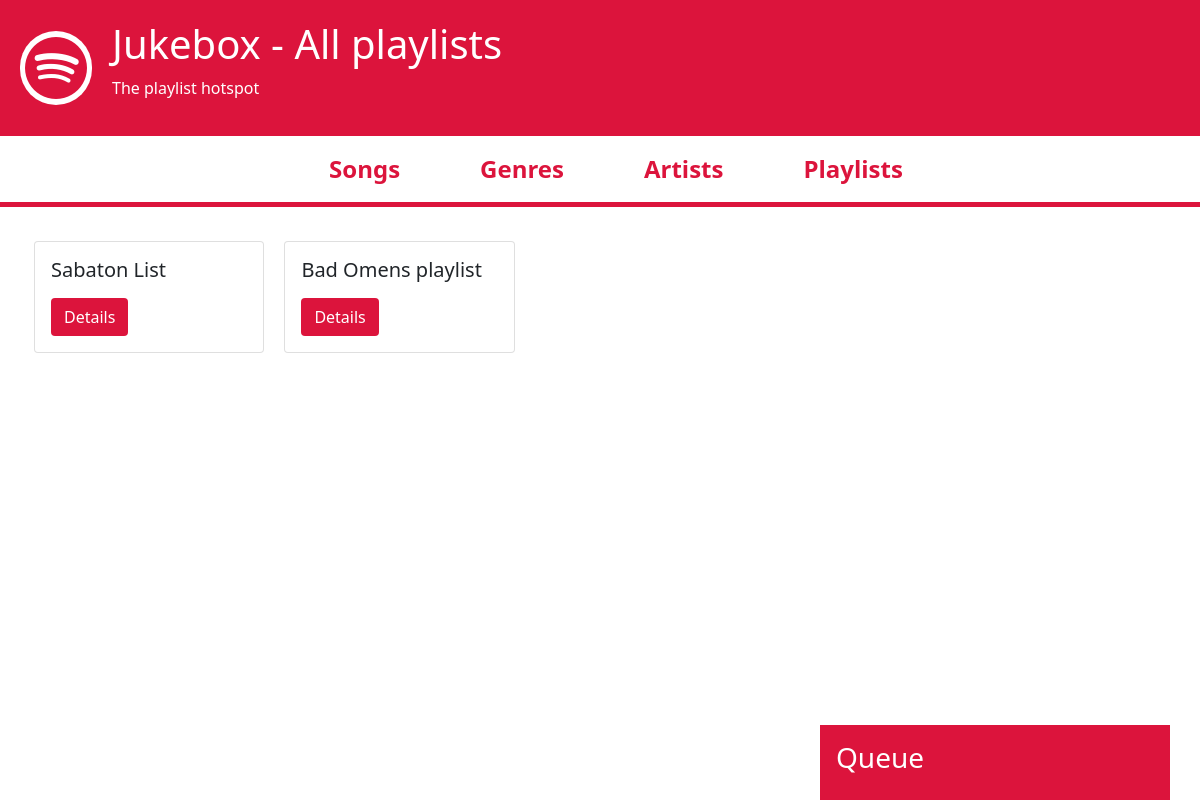
Page /playlist/ on the earlier database version.
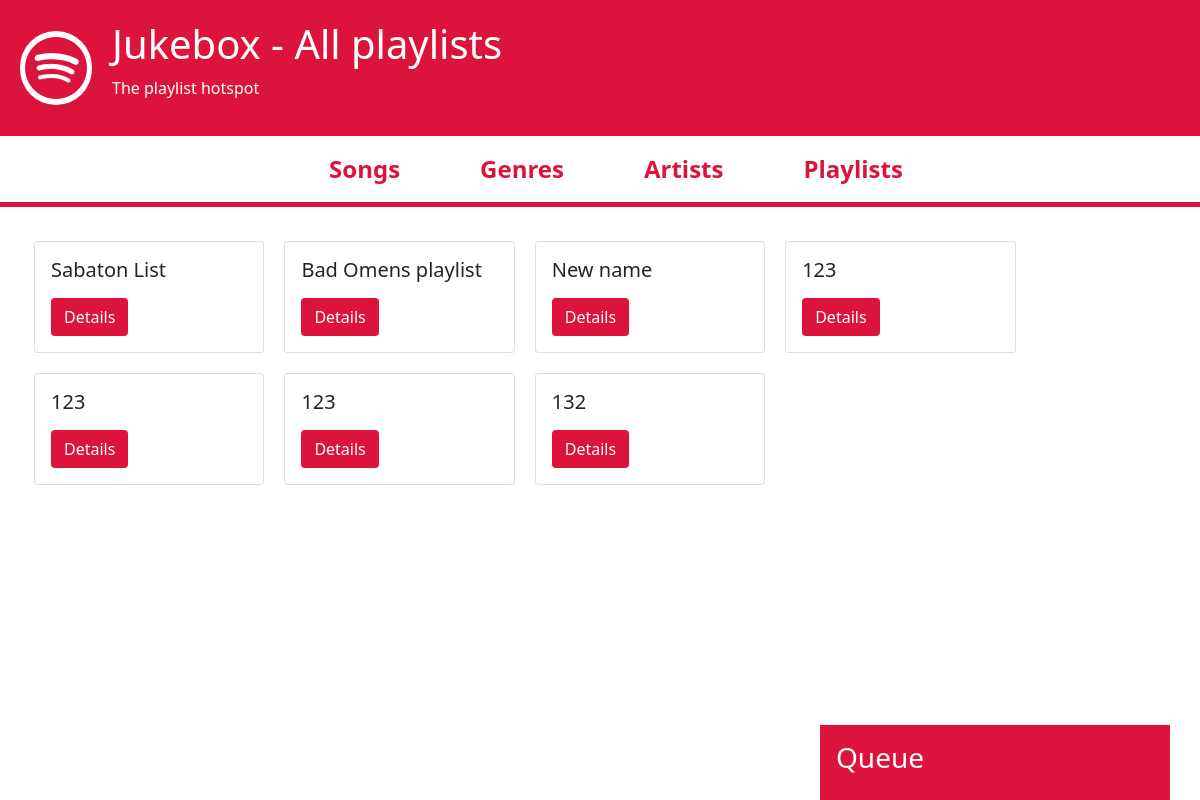
Same page on the later database version.
### playlist/models.py (models this page shows, shortened)
class Playlist(models.Model):
    name = models.CharField(max_length=30)
    user = models.ForeignKey(User, on_delete=models.DO_NOTHING, blank=True, null=True)
    songs = models.ManyToManyField(Song)
    def get_absolute_url(self):
        return reverse("playlist_detail", kwargs={"playlist_id": self.id})

### playlist/views.py (the view)
# urls.py: path('playlist/', playlist_list_view, name='playlist_list'),
def playlist_list_view(request):
    queryset = Playlist.objects.all()
    context = {
        'page_title': 'All playlists',
        'object_list': queryset,
    }
    return render(request, 'playlist/playlist_list.html', context)

### playlist/templates/playlist/playlist_list.html (shortened to what this page needs)
{% extends 'base.html' %}
{% block content %}
<div class="list_container p-4">
    {% for playlist in object_list %}
        <div class="card" style="width: 20%;">
            <div class="card-body">
              <h5 class="card-title">{{ playlist.name }}</h5>
              <a href="{{ playlist.get_absolute_url }}" class="btn">Details</a>
            </div>
        </div>
    {% endfor %}
</div>
{% endblock %}

Differences in the rows shown:
added Playlist: name "New name"
added Playlist: name "123"
added Playlist: name "123"
added Playlist: name "123"
added Playlist: name "132"
